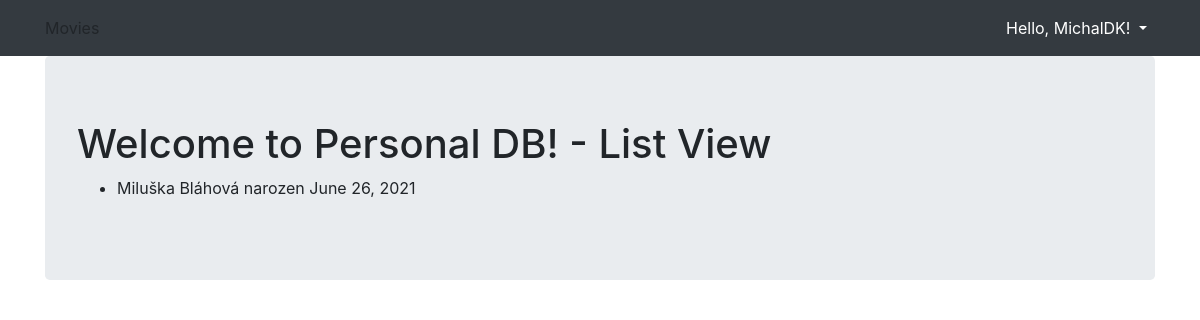
The page /list2/ (signed in) on the database its author committed.
### humaniser2/models.py (models this page shows, shortened)
class Person(Model):
    firstname = CharField(max_length=30, default=None)
    surname = CharField(max_length=30, default=None)
    gender = BooleanField(default=None)
    birthdate = DateField(default=None)
    city = CharField(max_length=50, default=None)
    street = CharField(max_length=50, default=None)
    house_no = IntegerField(default=None)
    plz = IntegerField(default=None)

### humaniser2/views.py (the view)
# urls.py: path('list2/', PeopleListView.as_view(), name='people_list2')
class PeopleListView(ListView):
  template_name = 'person_list_2.html'
  model = Person

### humaniser2/templates/person_list_2.html
{% extends "base.html" %}
{% block content %}
  <h1>Welcome to Personal DB! - List View</h1>
  <ul>
    {% for human in object_list %}
      <li>
        {{human.firstname}} {{human.surname}} narozen {{human.birthdate}}
      </li>
    {% endfor %}
  </ul>
{% endblock %}

### humaniser2/templates/base.html (shortened to what this page needs)
<html>
  <head>
    <link rel="stylesheet" href="https://stackpath.bootstrapcdn.com/bootstrap/4.2.1/css/bootstrap.min.css">
  </head>
  <body>
    <nav class="navbar navbar-expand-lg navbar-dark bg-dark">
      <div class="container fixed">
        <div class="collapse navbar-collapse" id="navbarNavAltMarkup">
          <div class="navbar-nav">
              Movies
          </div>
            <div class="navbar-nav ml-auto">
                  <div class="nav-item dropdown">
                    {% if user.is_authenticated %}
                      <a class="nav-link active dropdown-toggle" href="#" data-toggle="dropdown">
                        {% if user.first_name %}Hello, {{ user.first_name }}!
                        {% else %}Hello, {{ user.username }}!{% endif %}
                      </a>
                    {% else %}
                      <a class="nav-link active dropdown-toggle" href="#" data-toggle="dropdown">
                        You are not logged in.
                      </a>
                      <div class="dropdown-menu dropdown-menu-right">
                      </div>
                    {% endif %}
                  </div>
            </div>
        </div>
      </div>
    </nav>
    <div class="container">
      <div class="jumbotron">
          {% block content %}{% endblock %}
      </div>
    </div>
  </body>
</html>

### rows shown on the page
Person: firstname "Miluška", surname "Bláhová", birthdate "June 26, 2021"

### other values the page prints
{{ user.username }} "MichalDK"
